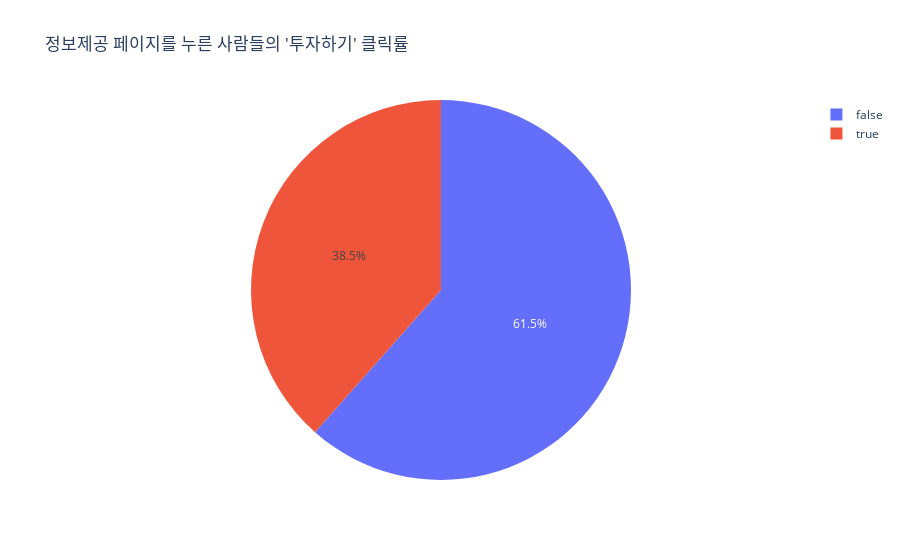

Notebook cell for this chart:
### Markdown cell above
- p-value가 0.05 이하이므로 "[대립가설] 두 변수간의 양의 상관관계(0.2)가 존재한다."를 채택할 수 있습니다.

### Code cell
info_click = my_df[my_df['is_info']]

fig = px.pie(info_click, names="is_invest", title="정보제공 페이지를 누른 사람들의 '투자하기' 클릭률")

fig.show()

### Figure 1 — Plotly figure (JSON) as saved in the notebook; plotly's stock layout.template omitted (floating-point values rounded to 4 significant figures; data arrays with more than 128 entries replaced by an {"elided": "..."} marker saying what was removed)
{"data": [{"domain": {"x": [0, 1], "y": [0, 1]}, "hovertemplate": "is_invest=%{label}<extra></extra>", "labels": {"elided": "130 bool values"}, "legendgroup": "", "name": "", "showlegend": true, "type": "pie"}], "layout": {"legend": {"tracegroupgap": 0}, "title": {"text": "정보제공 페이지를 누른 사람들의 '투자하기' 클릭률"}}}
